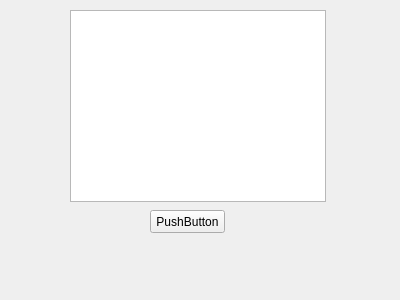
<?xml version="1.0" encoding="UTF-8"?>
<ui version="4.0">
 <class>ADWidget</class>
 <widget class="QWidget" name="ADWidget">
  <property name="geometry">
   <rect>
    <x>0</x>
    <y>0</y>
    <width>400</width>
    <height>300</height>
   </rect>
  </property>
  <property name="windowTitle">
   <string>ADWidget</string>
  </property>
  <widget class="QPushButton" name="pushButton">
   <property name="geometry">
    <rect>
     <x>150</x>
     <y>210</y>
     <width>75</width>
     <height>23</height>
    </rect>
   </property>
   <property name="text">
    <string>PushButton</string>
   </property>
   <property name="checkable">
    <bool>true</bool>
   </property>
  </widget>
  <widget class="QTextBrowser" name="textBrowser">
   <property name="geometry">
    <rect>
     <x>70</x>
     <y>10</y>
     <width>256</width>
     <height>192</height>
    </rect>
   </property>
  </widget>
 </widget>
 <layoutdefault spacing="6" margin="11"/>
 <resources/>
 <connections/>
</ui>
